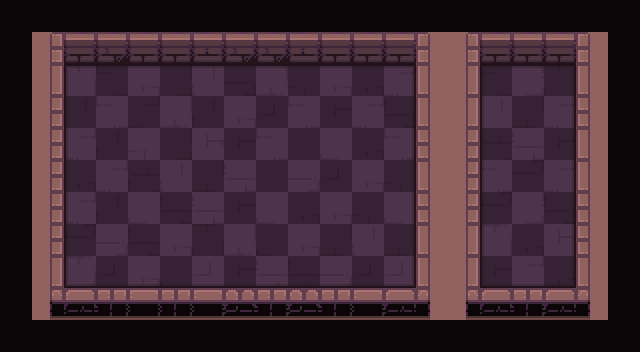

Tiled map render using the project's own tile images. Description and the map definition, with tile-layer contents summarised, below:
An orthogonal 20x11 tile map with 32x32 px tiles, 5 tile layers (checkers, path, types, ground, ...) and 58 objects (30x spikes, 14x symbol, 8x hero, 2x switch, frame, ...).

<map version="1.2" tiledversion="2019.03.13" orientation="orthogonal" renderorder="right-down" width="20" height="11" tilewidth="32" tileheight="32" infinite="0" nextlayerid="642" nextobjectid="439">
 <tileset firstgid="1" name="tileset" tilewidth="32" tileheight="32" spacing="2" margin="1" tilecount="200" columns="10">
  <image source="tileset.png" trans="000000" width="340" height="680" />
  <terraintypes>
   <terrain name="floor" tile="79" />
   <terrain name="wall" tile="69" />
   <terrain name="hole" tile="78" />
   <terrain name="infected" tile="77" />
  </terraintypes>
 </tileset>
 <layer id="637" name="checkers" width="20" height="11">
  <data>[220 cells, 110 non-empty, 1 distinct tile ids]</data>
 </layer>
 <objectgroup id="14" name="camera">
  <object id="12" name="frame" type="frame" x="50.6667" y="32.3333" width="538.67" height="270.666" />
  <object id="15" name="strategy" type="strategy" x="-38" y="136">
   <point />
  </object>
 </objectgroup>
 <layer id="638" name="path" width="20" height="11">
  <data>[220 cells, 98 non-empty, 1 distinct tile ids]</data>
 </layer>
 <objectgroup id="2" name="objects">
  <object id="33" name="hero" type="hero" x="562" y="181.835">
   <properties>
    <property name="initialDirection" value="w" />
   </properties>
   <point />
  </object>
  <object id="326" name="hero" type="hero" x="78.667" y="85.3333">
   <properties>
    <property name="initialDirection" value="e" />
   </properties>
   <point />
  </object>
  <object id="332" name="hero" type="hero" x="78" y="115">
   <properties>
    <property name="initialDirection" value="e" />
   </properties>
   <point />
  </object>
  <object id="333" name="hero" type="hero" x="80" y="149">
   <properties>
    <property name="initialDirection" value="e" />
   </properties>
   <point />
  </object>
  <object id="334" name="hero" type="hero" x="80" y="183">
   <properties>
    <property name="initialDirection" value="e" />
   </properties>
   <point />
  </object>
  <object id="335" name="hero" type="hero" x="82" y="214">
   <properties>
    <property name="initialDirection" value="e" />
   </properties>
   <point />
  </object>
  <object id="348" name="hero" type="hero" x="81" y="248">
   <properties>
    <property name="initialDirection" value="e" />
   </properties>
   <point />
  </object>
  <object id="360" name="hero" type="hero" x="81" y="276">
   <properties>
    <property name="initialDirection" value="e" />
   </properties>
   <point />
  </object>
  <object id="336" name="switch" type="switch" x="528.333" y="81.6667">
   <properties>
    <property name="autoDisable" type="bool" value="true" />
   </properties>
   <point />
  </object>
  <object id="337" name="switch" type="switch" x="532.333" y="279.667">
   <properties>
    <property name="autoDisable" type="bool" value="true" />
   </properties>
   <point />
  </object>
  <object id="343" name="cross" type="symbol" x="365" y="85">
   <point />
  </object>
  <object id="344" name="cross" type="symbol" x="366" y="118">
   <point />
  </object>
  </objectgroup>
 <layer id="639" name="types" width="20" height="11">
  <data>[220 cells, 220 non-empty, 3 distinct tile ids]</data>
 </layer>
 <layer id="640" name="ground" width="20" height="11">
  <data>[220 cells, 162 non-empty, 48 distinct tile ids]</data>
 </layer>
 <layer id="641" name="floor_shadow" width="20" height="11">
  <data>[220 cells, 48 non-empty, 8 distinct tile ids]</data>
 </layer>
</map>
<!-- 44 of 58 objects omitted -->
